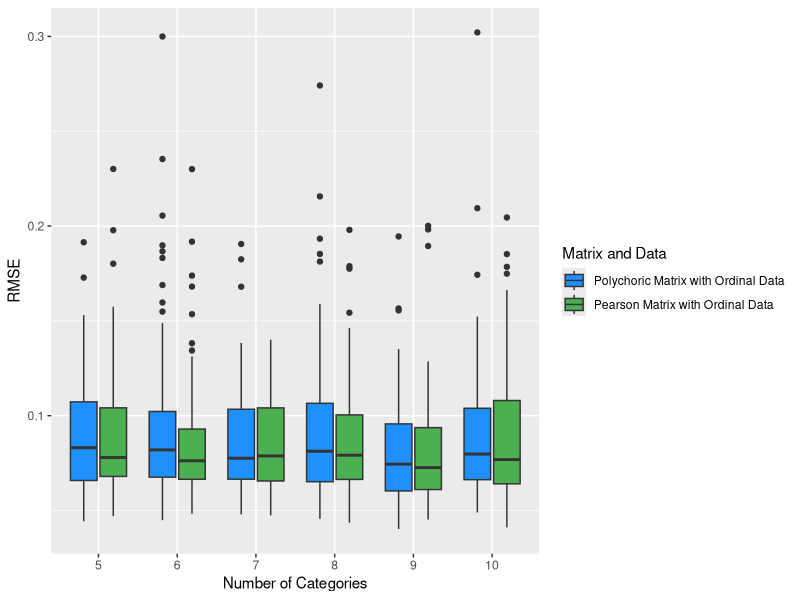
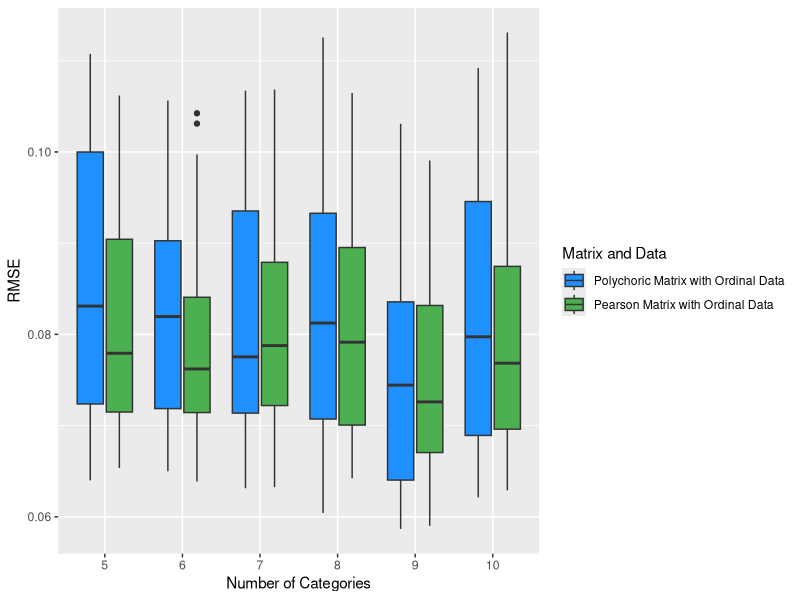
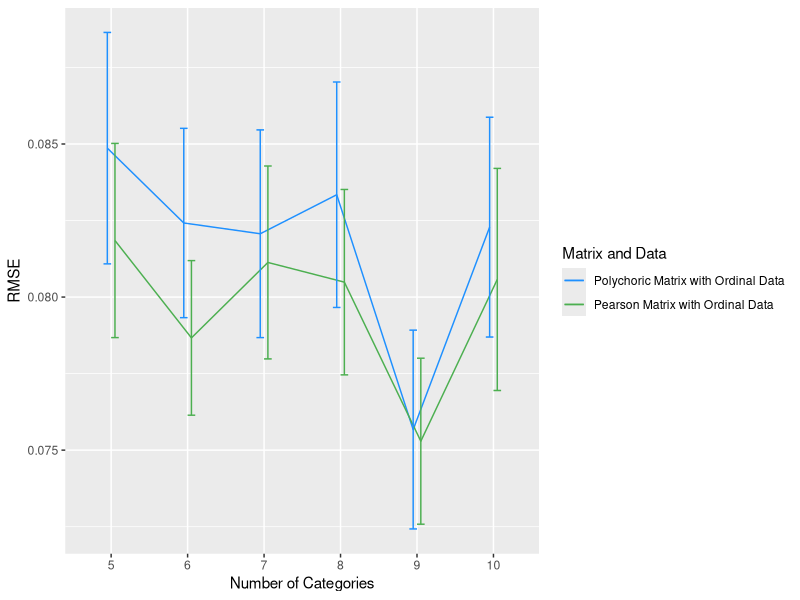

The R script that drew these images, in order:
library(tidyr)
library(dplyr)
library(car)
library(ggplot2)
library(scales)
library(patchwork)
# Comparsion between different Matrix and Data settings.(Polychoric Matrix with Ordinal Data & Pearson Matrix with Ordinal Data)
data_1 <- read.csv("Experiment_Result/3.2/RMSE_result_1.csv")
data_2 <- read.csv("Experiment_Result/3.2/RMSE_result_3.csv")

# --------------------------------------------------------------------------------
# Change "data_1" into longer format, preparing for integration


colnames(data_1) <- c("5","6","7","8","9","10")

long_data_1 <- pivot_longer(
  data_1,
  cols = c("5","6","7","8","9","10"), # Select the columns to pivot
  names_to = "Number of Categories",            # New column for the names
  values_to = "RMSE"           # New column for the values
)

long_data_1$`Matrix and Data` <- "Polychoric Matrix with Ordinal Data"

# --------------------------------------------------------------------------------
# Change "data_2" into longer format, preparing for integration
colnames(data_2) <- c("5","6","7","8","9","10")

long_data_2 <- pivot_longer(
  data_2,
  cols = c("5","6","7","8","9","10"), # Select the columns to pivot
  names_to = "Number of Categories",            # New column for the names
  values_to = "RMSE"           # New column for the values
)

long_data_2$`Matrix and Data` <- "Pearson Matrix with Ordinal Data"


# --------------------------------------------------------------------------------


# The following is used to combine the above three datasets together.
data <- rbind(long_data_1,long_data_2)
data <- select(data,c("Number of Categories","Matrix and Data","RMSE"))


# Get the factors columns
data$`Number of Categories` <- factor(data$`Number of Categories`, levels = c(5, 6, 7, 8, 9, 10))

data$`Matrix and Data` <- factor(data$`Matrix and Data`, levels = c("Polychoric Matrix with Ordinal Data", "Pearson Matrix with Ordinal Data"))


# --------------------------------------------------------------------------------
# Visualization for outliers and show the exact proportion of outliers in each group.

colors <- c("Polychoric Matrix with Ordinal Data" = "#1E90FF", 
            "Pearson Matrix with Ordinal Data" = "#4CAF50")  

Outliers_Plot <- ggplot(data) +
  aes(x = `Number of Categories`, y = RMSE, fill = `Matrix and Data`) +
  geom_boxplot() +
  scale_fill_manual(values = colors)



Outliers_Plot

# Find the outliers proportion for each group

## Define a function to calculate outlier bounds
calculate_outliers <- function(x) {
  Q1 <- quantile(x, 0.25, na.rm = TRUE)
  Q3 <- quantile(x, 0.75, na.rm = TRUE)
  IQR <- Q3 - Q1
  lower_bound <- Q1 - 1.5 * IQR
  upper_bound <- Q3 + 1.5 * IQR
  (x < lower_bound) | (x > upper_bound)
}

## Add a column identifying outliers and calculate proportions
outlier_proportions <- data %>%
  group_by(`Number of Categories`, `Matrix and Data`) %>%
  mutate(is_outlier = calculate_outliers(RMSE)) %>%  # Identify outliers
  summarise(
    total_count = n(),                            # Total number of observations in the group
    outlier_count = sum(is_outlier, na.rm = TRUE), # Number of outliers in the group
    outlier_proportion = outlier_count / total_count,# Proportion of outliers
    .groups = "drop"
  )


outlier_proportions
print(paste0("The maximum proportion of outliers in all combination of levels is ", percent(max(outlier_proportions$outlier_proportion))))

# --------------------------------------------------------------------------------
# Get trimmed data 20%

data_trimmed <- data %>%
  group_by(`Number of Categories`, `Matrix and Data`) %>%
  filter(
    RMSE >= quantile(RMSE, 0.2, na.rm = TRUE) & # Remove the bottom 20%
      RMSE <= quantile(RMSE, 0.8, na.rm = TRUE)   # Remove the top 20%
  )



Outliers_Plot_new <-ggplot(data_trimmed) +
  aes(x = `Number of Categories`, y = RMSE, fill = `Matrix and Data`) +
  geom_boxplot() +
  scale_fill_manual(values = colors)


Outliers_Plot_new

# --------------------------------------------------------------------------------
# Model establishment

mod <- aov(RMSE ~ `Number of Categories` * `Matrix and Data`,
           data = data_trimmed
)

## Homogeneity of variances (It is not necessary since each group is with the same size)
##leveneTest(mod)

# --------------------------------------------------------------------------------
# Get the result of the two-way ANOVA
summary(mod)



# --------------------------------------------------------------------------------
# The following is used to draw the plot used for showing the relationships between the two factors
df <- data

trimmed_sd <- function(x, trim = 0.2) {
  trimmed <- sort(x)[(floor(trim * length(x)) + 1):(ceiling((1 - trim) * length(x)))]
  sd(trimmed)
}

df.summary <- df %>%
  group_by(`Number of Categories`, `Matrix and Data`) %>%
  summarise(
    sd = trimmed_sd(RMSE, trim = 0.2),
    RMSE = mean(RMSE, trim = 0.2),
    .groups = "drop"
  )


position <- position_dodge(0.2)  # Adjust dodge width as needed
Main_Plot <- ggplot() +
  geom_line(aes(x = `Number of Categories`, y = RMSE, color = `Matrix and Data`, group = `Matrix and Data`), 
            data = df.summary, position = position) +
  geom_errorbar(aes(x = `Number of Categories`, y = RMSE, ymin = RMSE - 1.96*sd/sqrt(60), ymax = RMSE + 1.96*sd/sqrt(60), color = `Matrix and Data`), 
                data = df.summary, width = 0.2, position = position) +
  scale_color_manual(values = colors) +
  theme_gray()

Main_Plot


# This is used to show the mean value and the variance
df.summary
